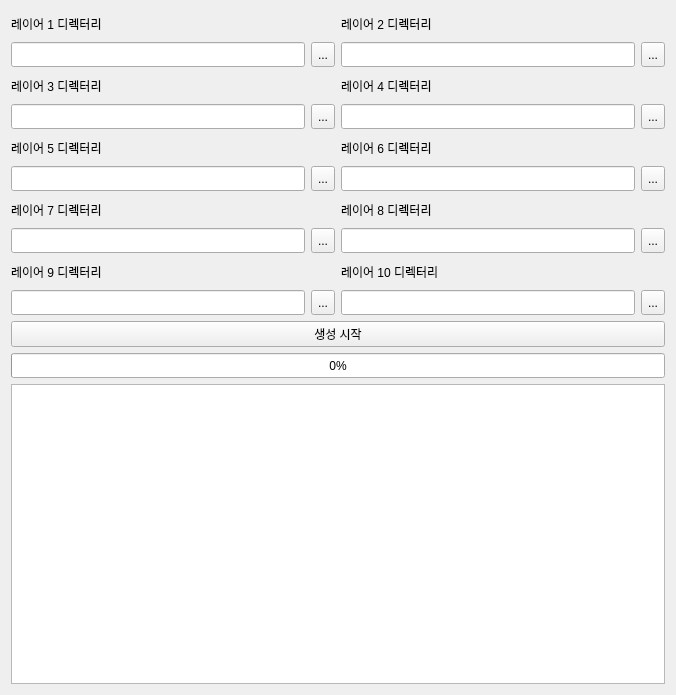
      <widget class="QWidget" name="augmentation">
       <property name="sizePolicy">
        <sizepolicy hsizetype="Expanding" vsizetype="Expanding">
         <horstretch>0</horstretch>
         <verstretch>0</verstretch>
        </sizepolicy>
       </property>
       <attribute name="title">
        <string>증강 이미지</string>
       </attribute>
       <layout class="QGridLayout" name="gridLayout_3">
        <item row="1" column="1">
         <widget class="QToolButton" name="toolButton_2">
          <property name="sizePolicy">
           <sizepolicy hsizetype="Minimum" vsizetype="Minimum">
            <horstretch>0</horstretch>
            <verstretch>0</verstretch>
           </sizepolicy>
          </property>
          <property name="minimumSize">
           <size>
            <width>0</width>
            <height>25</height>
           </size>
          </property>
          <property name="text">
           <string>...</string>
          </property>
         </widget>
        </item>
        <item row="3" column="0">
         <widget class="QLineEdit" name="lineEdit_4">
          <property name="sizePolicy">
           <sizepolicy hsizetype="Expanding" vsizetype="Minimum">
            <horstretch>0</horstretch>
            <verstretch>0</verstretch>
           </sizepolicy>
          </property>
          <property name="minimumSize">
           <size>
            <width>0</width>
            <height>25</height>
           </size>
          </property>
         </widget>
        </item>
        <item row="9" column="0">
         <widget class="QLineEdit" name="lineEdit_28">
          <property name="sizePolicy">
           <sizepolicy hsizetype="Expanding" vsizetype="Minimum">
            <horstretch>0</horstretch>
            <verstretch>0</verstretch>
           </sizepolicy>
          </property>
          <property name="minimumSize">
           <size>
            <width>0</width>
            <height>25</height>
           </size>
          </property>
         </widget>
        </item>
        <item row="5" column="3">
         <widget class="QToolButton" name="toolButton_7">
          <property name="sizePolicy">
           <sizepolicy hsizetype="Minimum" vsizetype="Minimum">
            <horstretch>0</horstretch>
            <verstretch>0</verstretch>
           </sizepolicy>
          </property>
          <property name="minimumSize">
           <size>
            <width>0</width>
            <height>25</height>
           </size>
          </property>
          <property name="text">
           <string>...</string>
          </property>
         </widget>
        </item>
        <item row="5" column="0">
         <widget class="QLineEdit" name="lineEdit_6">
          <property name="sizePolicy">
           <sizepolicy hsizetype="Expanding" vsizetype="Minimum">
            <horstretch>0</horstretch>
            <verstretch>0</verstretch>
           </sizepolicy>
          </property>
          <property name="minimumSize">
           <size>
            <width>0</width>
            <height>25</height>
           </size>
          </property>
         </widget>
        </item>
        <item row="1" column="3">
         <widget class="QToolButton" name="toolButton_3">
          <property name="sizePolicy">
           <sizepolicy hsizetype="Minimum" vsizetype="Minimum">
            <horstretch>0</horstretch>
            <verstretch>0</verstretch>
           </sizepolicy>
          </property>
          <property name="minimumSize">
           <size>
            <width>0</width>
            <height>25</height>
           </size>
          </property>
          <property name="text">
           <string>...</string>
          </property>
         </widget>
        </item>
        <item row="2" column="2">
         <widget class="QLabel" name="label_12">
          <property name="sizePolicy">
           <sizepolicy hsizetype="Expanding" vsizetype="Minimum">
            <horstretch>0</horstretch>
            <verstretch>0</verstretch>
           </sizepolicy>
          </property>
          <property name="minimumSize">
           <size>
            <width>0</width>
            <height>25</height>
           </size>
          </property>
          <property name="text">
           <string>레이어 4 디렉터리</string>
          </property>
         </widget>
        </item>
        <item row="1" column="2">
         <widget class="QLineEdit" name="lineEdit_3">
          <property name="sizePolicy">
           <sizepolicy hsizetype="Expanding" vsizetype="Minimum">
            <horstretch>0</horstretch>
            <verstretch>0</verstretch>
           </sizepolicy>
          </property>
          <property name="minimumSize">
           <size>
            <width>0</width>
            <height>25</height>
           </size>
          </property>
         </widget>
        </item>
        <item row="8" column="0">
         <widget class="QLabel" name="label_25">
          <property name="sizePolicy">
           <sizepolicy hsizetype="Expanding" vsizetype="Minimum">
            <horstretch>0</horstretch>
            <verstretch>0</verstretch>
           </sizepolicy>
          </property>
          <property name="minimumSize">
           <size>
            <width>0</width>
            <height>25</height>
           </size>
          </property>
          <property name="text">
           <string>레이어 9 디렉터리</string>
          </property>
         </widget>
        </item>
        <item row="8" column="2">
         <widget class="QLabel" name="label_26">
          <property name="sizePolicy">
           <sizepolicy hsizetype="Expanding" vsizetype="Minimum">
            <horstretch>0</horstretch>
            <verstretch>0</verstretch>
           </sizepolicy>
          </property>
          <property name="minimumSize">
           <size>
            <width>0</width>
            <height>25</height>
           </size>
          </property>
          <property name="text">
           <string>레이어 10 디렉터리</string>
          </property>
         </widget>
        </item>
        <item row="3" column="2">
         <widget class="QLineEdit" name="lineEdit_5">
          <property name="sizePolicy">
           <sizepolicy hsizetype="Expanding" vsizetype="Minimum">
            <horstretch>0</horstretch>
            <verstretch>0</verstretch>
           </sizepolicy>
          </property>
          <property name="minimumSize">
           <size>
            <width>0</width>
            <height>25</height>
           </size>
          </property>
         </widget>
        </item>
        <item row="9" column="1">
         <widget class="QToolButton" name="toolButton_12">
          <property name="sizePolicy">
           <sizepolicy hsizetype="Minimum" vsizetype="Minimum">
            <horstretch>0</horstretch>
            <verstretch>0</verstretch>
           </sizepolicy>
          </property>
          <property name="minimumSize">
           <size>
            <width>0</width>
            <height>25</height>
           </size>
          </property>
          <property name="text">
           <string>...</string>
          </property>
         </widget>
        </item>
        <item row="9" column="2">
         <widget class="QLineEdit" name="lineEdit_29">
          <property name="sizePolicy">
           <sizepolicy hsizetype="Expanding" vsizetype="Minimum">
            <horstretch>0</horstretch>
            <verstretch>0</verstretch>
           </sizepolicy>
          </property>
          <property name="minimumSize">
           <size>
            <width>0</width>
            <height>25</height>
           </size>
          </property>
         </widget>
        </item>
        <item row="9" column="3">
         <widget class="QToolButton" name="toolButton_13">
          <property name="sizePolicy">
           <sizepolicy hsizetype="Minimum" vsizetype="Minimum">
            <horstretch>0</horstretch>
            <verstretch>0</verstretch>
           </sizepolicy>
          </property>
          <property name="minimumSize">
           <size>
            <width>0</width>
            <height>25</height>
           </size>
          </property>
          <property name="text">
           <string>...</string>
          </property>
         </widget>
        </item>
        <item row="4" column="2">
         <widget class="QLabel" name="label_14">
          <property name="sizePolicy">
           <sizepolicy hsizetype="Expanding" vsizetype="Minimum">
            <horstretch>0</horstretch>
            <verstretch>0</verstretch>
           </sizepolicy>
          </property>
          <property name="minimumSize">
           <size>
            <width>0</width>
            <height>25</height>
           </size>
          </property>
          <property name="text">
           <string>레이어 6 디렉터리</string>
          </property>
         </widget>
        </item>
        <item row="7" column="0">
         <widget class="QLineEdit" name="lineEdit_8">
          <property name="sizePolicy">
           <sizepolicy hsizetype="Expanding" vsizetype="Minimum">
            <horstretch>0</horstretch>
            <verstretch>0</verstretch>
           </sizepolicy>
          </property>
          <property name="minimumSize">
           <size>
            <width>0</width>
            <height>25</height>
           </size>
          </property>
         </widget>
        </item>
        <item row="5" column="1">
         <widget class="QToolButton" name="toolButton_6">
          <property name="sizePolicy">
           <sizepolicy hsizetype="Minimum" vsizetype="Minimum">
            <horstretch>0</horstretch>
            <verstretch>0</verstretch>
           </sizepolicy>
          </property>
          <property name="minimumSize">
           <size>
            <width>0</width>
            <height>25</height>
           </size>
          </property>
          <property name="text">
           <string>...</string>
          </property>
         </widget>
        </item>
        <item row="1" column="0">
         <widget class="QLineEdit" name="lineEdit_2">
          <property name="sizePolicy">
           <sizepolicy hsizetype="Expanding" vsizetype="Minimum">
            <horstretch>0</horstretch>
            <verstretch>0</verstretch>
           </sizepolicy>
          </property>
          <property name="minimumSize">
           <size>
            <width>0</width>
            <height>25</height>
           </size>
          </property>
         </widget>
        </item>
        <item row="2" column="0">
         <widget class="QLabel" name="label_11">
          <property name="sizePolicy">
           <sizepolicy hsizetype="Expanding" vsizetype="Minimum">
            <horstretch>0</horstretch>
            <verstretch>0</verstretch>
           </sizepolicy>
          </property>
          <property name="minimumSize">
           <size>
            <width>0</width>
            <height>25</height>
           </size>
          </property>
          <property name="text">
           <string>레이어 3 디렉터리</string>
          </property>
         </widget>
        </item>
        <item row="4" column="0">
         <widget class="QLabel" name="label_13">
          <property name="sizePolicy">
           <sizepolicy hsizetype="Expanding" vsizetype="Minimum">
            <horstretch>0</horstretch>
            <verstretch>0</verstretch>
           </sizepolicy>
          </property>
          <property name="minimumSize">
           <size>
            <width>0</width>
            <height>25</height>
           </size>
          </property>
          <property name="text">
           <string>레이어 5 디렉터리</string>
          </property>
         </widget>
        </item>
        <item row="0" column="2">
         <widget class="QLabel" name="label_10">
          <property name="sizePolicy">
           <sizepolicy hsizetype="Expanding" vsizetype="Minimum">
            <horstretch>0</horstretch>
            <verstretch>0</verstretch>
           </sizepolicy>
          </property>
          <property name="minimumSize">
           <size>
            <width>0</width>
            <height>25</height>
           </size>
          </property>
          <property name="text">
           <string>레이어 2 디렉터리</string>
          </property>
         </widget>
        </item>
        <item row="6" column="0">
         <widget class="QLabel" name="label_15">
          <property name="sizePolicy">
           <sizepolicy hsizetype="Expanding" vsizetype="Minimum">
            <horstretch>0</horstretch>
            <verstretch>0</verstretch>
           </sizepolicy>
          </property>
          <property name="minimumSize">
           <size>
            <width>0</width>
            <height>25</height>
           </size>
          </property>
          <property name="text">
           <string>레이어 7 디렉터리</string>
          </property>
         </widget>
        </item>
        <item row="6" column="2">
         <widget class="QLabel" name="label_24">
          <property name="sizePolicy">
           <sizepolicy hsizetype="Expanding" vsizetype="Minimum">
            <horstretch>0</horstretch>
            <verstretch>0</verstretch>
           </sizepolicy>
          </property>
          <property name="minimumSize">
           <size>
            <width>0</width>
            <height>25</height>
           </size>
          </property>
          <property name="text">
           <string>레이어 8 디렉터리</string>
          </property>
         </widget>
        </item>
        <item row="7" column="1">
         <widget class="QToolButton" name="toolButton_8">
          <property name="sizePolicy">
           <sizepolicy hsizetype="Minimum" vsizetype="Minimum">
            <horstretch>0</horstretch>
            <verstretch>0</verstretch>
           </sizepolicy>
          </property>
          <property name="minimumSize">
           <size>
            <width>0</width>
            <height>25</height>
           </size>
          </property>
          <property name="text">
           <string>...</string>
          </property>
         </widget>
        </item>
        <item row="0" column="0">
         <widget class="QLabel" name="label_9">
          <property name="sizePolicy">
           <sizepolicy hsizetype="Expanding" vsizetype="Minimum">
            <horstretch>0</horstretch>
            <verstretch>0</verstretch>
           </sizepolicy>
          </property>
          <property name="minimumSize">
           <size>
            <width>0</width>
            <height>25</height>
           </size>
          </property>
          <property name="text">
           <string>레이어 1 디렉터리</string>
          </property>
         </widget>
        </item>
        <item row="7" column="2">
         <widget class="QLineEdit" name="lineEdit_27">
          <property name="sizePolicy">
           <sizepolicy hsizetype="Expanding" vsizetype="Minimum">
            <horstretch>0</horstretch>
            <verstretch>0</verstretch>
           </sizepolicy>
          </property>
          <property name="minimumSize">
           <size>
            <width>0</width>
            <height>25</height>
           </size>
          </property>
         </widget>
        </item>
        <item row="7" column="3">
         <widget class="QToolButton" name="toolButton_11">
          <property name="sizePolicy">
           <sizepolicy hsizetype="Minimum" vsizetype="Minimum">
            <horstretch>0</horstretch>
            <verstretch>0</verstretch>
           </sizepolicy>
          </property>
          <property name="minimumSize">
           <size>
            <width>0</width>
            <height>25</height>
           </size>
          </property>
          <property name="text">
           <string>...</string>
          </property>
         </widget>
        </item>
        <item row="3" column="3">
         <widget class="QToolButton" name="toolButton_5">
          <property name="sizePolicy">
           <sizepolicy hsizetype="Minimum" vsizetype="Minimum">
            <horstretch>0</horstretch>
            <verstretch>0</verstretch>
           </sizepolicy>
          </property>
          <property name="minimumSize">
           <size>
            <width>0</width>
            <height>25</height>
           </size>
          </property>
          <property name="text">
           <string>...</string>
          </property>
         </widget>
        </item>
        <item row="3" column="1">
         <widget class="QToolButton" name="toolButton_4">
          <property name="sizePolicy">
           <sizepolicy hsizetype="Minimum" vsizetype="Minimum">
            <horstretch>0</horstretch>
            <verstretch>0</verstretch>
           </sizepolicy>
          </property>
          <property name="minimumSize">
           <size>
            <width>0</width>
            <height>25</height>
           </size>
          </property>
          <property name="text">
           <string>...</string>
          </property>
         </widget>
        </item>
        <item row="5" column="2">
         <widget class="QLineEdit" name="lineEdit_7">
          <property name="sizePolicy">
           <sizepolicy hsizetype="Expanding" vsizetype="Minimum">
            <horstretch>0</horstretch>
            <verstretch>0</verstretch>
           </sizepolicy>
          </property>
          <property name="minimumSize">
           <size>
            <width>0</width>
            <height>25</height>
           </size>
          </property>
         </widget>
        </item>
        <item row="10" column="0" colspan="4">
         <widget class="QPushButton" name="pushButton_2">
          <property name="sizePolicy">
           <sizepolicy hsizetype="Expanding" vsizetype="Minimum">
            <horstretch>0</horstretch>
            <verstretch>0</verstretch>
           </sizepolicy>
          </property>
          <property name="minimumSize">
           <size>
            <width>0</width>
            <height>25</height>
           </size>
          </property>
          <property name="text">
           <string>생성 시작</string>
          </property>
         </widget>
        </item>
        <item row="12" column="0" colspan="4">
         <widget class="QGraphicsView" name="graphicsView_2">
          <property name="minimumSize">
           <size>
            <width>654</width>
            <height>300</height>
           </size>
          </property>
         </widget>
        </item>
        <item row="11" column="0" colspan="4">
         <widget class="QProgressBar" name="progressBar_2">
          <property name="sizePolicy">
           <sizepolicy hsizetype="Expanding" vsizetype="Minimum">
            <horstretch>0</horstretch>
            <verstretch>0</verstretch>
           </sizepolicy>
          </property>
          <property name="minimumSize">
           <size>
            <width>311</width>
            <height>25</height>
           </size>
          </property>
          <property name="value">
           <number>0</number>
          </property>
         </widget>
        </item>
       </layout>
      </widget>
